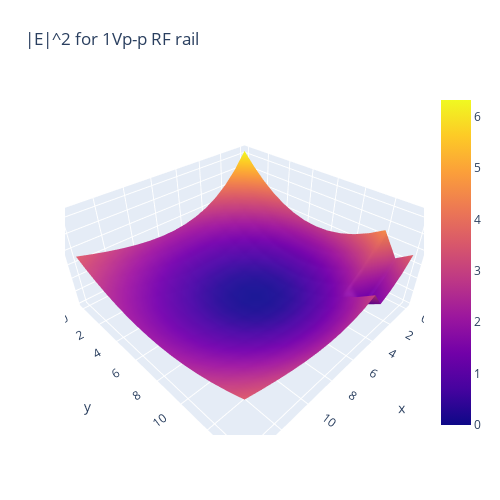

Source (notebook cell):
### Code cell
# fig = plt.figure()
# ax = plt.axes(projection='3d')
import plotly.graph_objects as go


q = 1.6*1e-19
l = 1e-3
m = 40*1.66054e-27
Omega = 2*np.pi*35*1e6
voltage = 80/5
d = trap['electrodes']['RF']['potential'][:,:,0]*q*voltage**2/(4*m*Omega**2*l**2)*1e3

# x,y,z= d.nonzero()
t = np.arange(100)
# ax.scatter(x, y, z, c=np.swapaxes(d,1,2), alpha=0.01,vmin=0,vmax=5,cmap = "viridis")
# ax.set_xlabel('x')
# ax.set_ylabel('y')
# ax.set_zlabel('z')
# ax.set_title('3D contour')
# plt.show()
minp = np.min(d)
maxp= np.max(d)
CS = plt.contour(trap['X']*1e3,trap['Y']*1e3,np.transpose(d),levels=20,cmap=plt.cm.coolwarm)
plt.clabel(CS, inline=1, fontsize=25)
plt.xlabel(r"Horiontal Axial Location ($\mu$m)",fontsize=20)
plt.grid()
plt.ylabel(r"Vertical Axial Location ($\mu$m)",fontsize=20)
plt.show()


from mpl_toolkits import mplot3d
# fig = plt.figure()
# ax = plt.axes(projection='3d')
# x,y= np.meshgrid(trap['X'],trap['Y'])
# ax.contour3D(x,y,d,levels=30)
layout = go.Layout(title="|E|^2 for 1Vp-p RF rail", 
                   xaxis = dict(title = 'x-location'),
                   yaxis = dict(title = 'y-location'))
fig = go.Figure(data=[go.Surface(z=d)],layout=layout)
fig.update_layout( autosize=False,
                  width=500, height=500,
                  margin=dict(l=65, r=50, b=65, t=90))

fig.show()

################# writing to cfile ############################
#write solution text file (cfile, sqip uses .txt format tho)
#this will be generated in the 'Electrodes' directory
s.write_txt('mit_LL_ele3', strs, excl)
###############################################################


########## various plots of the expansion fields ##############
### TO DO: comments, checking multipoles generated, add RF electrode
# code to the bottom

print('Multipole names:', s.multipole_names)
print('Normalization factors:', s.normalization_factors)

### Figure 1 — Plotly figure (JSON) as saved in the notebook; plotly's stock layout.template omitted (floating-point values rounded to 4 significant figures; data arrays with more than 128 entries replaced by an {"elided": "..."} marker saying what was removed)
{"data": [{"type": "surface", "z": {"elided": "15x15 float values"}}], "layout": {"autosize": false, "height": 500, "margin": {"b": 65, "l": 65, "r": 50, "t": 90}, "title": {"text": "|E|^2 for 1Vp-p RF rail"}, "width": 500, "xaxis": {"title": {"text": "x-location"}}, "yaxis": {"title": {"text": "y-location"}}}}
